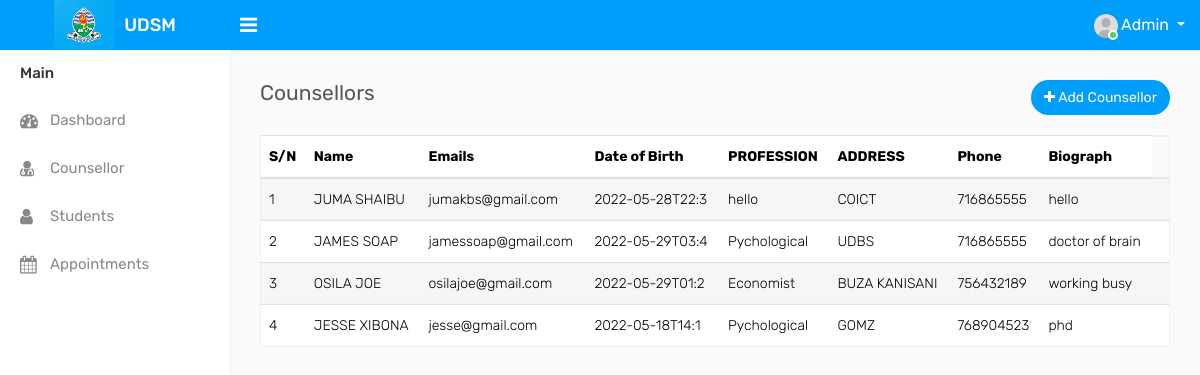
The page /admin/counsellor.php on the database its author committed.
### tables this page shows
CREATE TABLE `counsellor` (
  `counsellor_id` int(11) NOT NULL,
  `fname` varchar(50) NOT NULL,
  `lname` varchar(50) NOT NULL,
  `username` varchar(50) NOT NULL,
  `email` varchar(50) NOT NULL,
  `passwd` varchar(15) NOT NULL,
  `dbirth` varchar(15) NOT NULL,
  `gender` varchar(15) NOT NULL,
  `prof` varchar(100) NOT NULL,
  `addresses` varchar(100) NOT NULL,
  `phone` int(13) NOT NULL,
  `biog` varchar(100) NOT NULL,
  `usertype` varchar(100) NOT NULL
);

### admin/counsellor.php (the view, shortened to what this page needs)
<?php
 include 'includes/header.php';
 include 'includes/sidebar.php';
$link = mysqli_connect('localhost', 'root','', 'udsm_counselling');
 $query = "SELECT concat(fname,'    ', lname) as names, email, dbirth, prof, addresses, phone, biog from counsellor";
    $result = mysqli_query($link, $query);
?>
<div class="page-wrapper">
            <div class="content">
                <div class="row">
                    <div class="col-sm-4 col-3">
                        <h4 class="page-title">Counsellors</h4>
                    </div>
                    <div class="col-sm-8 col-9 text-right m-b-20">
                        <a href="add_counsellor.php" class="btn btn-primary btn-rounded float-right"><i class="fa fa-plus"></i> Add Counsellor</a>
                    </div>
                </div>
                <div class="row">
					<div class="col-md-12">
						<div class="table-responsive">
							<table class="table table-border table-striped custom-table datatable mb-0">
								<thead>
									<tr>
									    <th>S/N</th>
										<th>Name</th>
										<th>Emails</th>
										<th>Date of Birth</th>
										<th>PROFESSION</th>
										<th>ADDRESS</th>
										<th>Phone</th>
										<th>Biograph</th>
									</tr>
								</thead>
								<tbody>
								    <?php
                                        $i = 1;
                                        while($row=mysqli_fetch_assoc($result))
                                        {
			                        ?>
									<tr>
										<td><?php echo $i++ ?></td>
										<td><?php echo $row['names']?></td>
										<td><?php echo $row['email']?></td>
										<td><?php echo $row['dbirth']?></td>
										<td><?php echo $row['prof']?></td>
										<td><?php echo $row['addresses']?></td>
										<td><?php echo $row['phone']?></td>
										<td><?php echo $row['biog']?></td>
										<td class="text-right">
									</tr>
									<?php
				                        }
			                        ?>
								</tbody>
							</table>
						</div>
					</div>
                </div>
<?php
   include 'includes/footer.php';
?>

### rows shown on the page
counsellor: names "JUMA SHAIBU", email "jumakbs@gmail.com", dbirth "2022-05-28T22:3", prof "hello", addresses "COICT", phone "716865555", biog "hello"
counsellor: names "JAMES SOAP", email "jamessoap@gmail.com", dbirth "2022-05-29T03:4", prof "Pychological", addresses "UDBS", phone "716865555", biog "doctor of brain"
counsellor: names "OSILA JOE", email "osilajoe@gmail.com", dbirth "2022-05-29T01:2", prof "Economist", addresses "BUZA KANISANI", phone "756432189", biog "working busy"
counsellor: names "JESSE XIBONA", email "jesse@gmail.com", dbirth "2022-05-18T14:1", prof "Pychological", addresses "GOMZ", phone "768904523", biog "phd"
